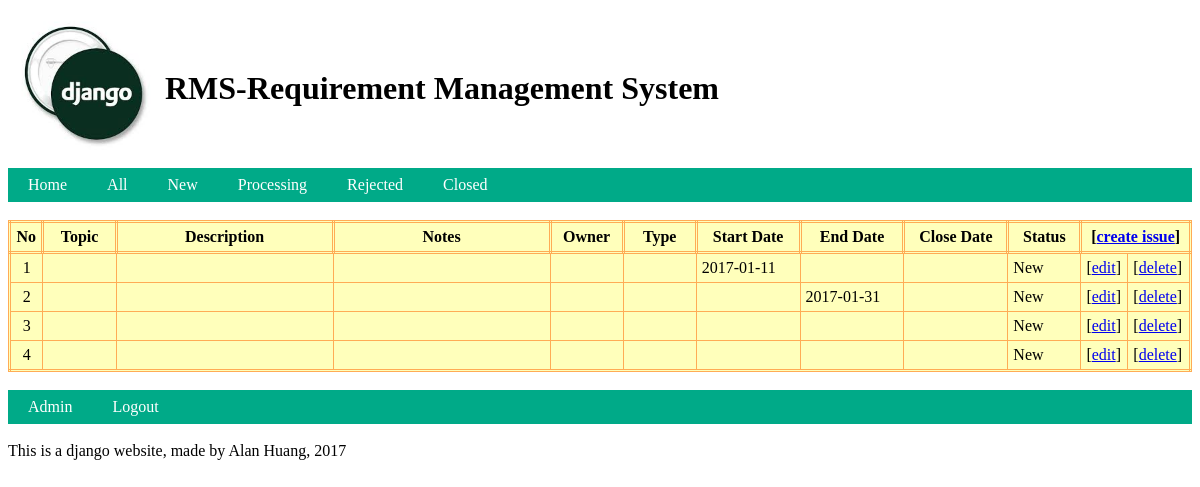
/list/all, run on an earlier commit of the app's database.
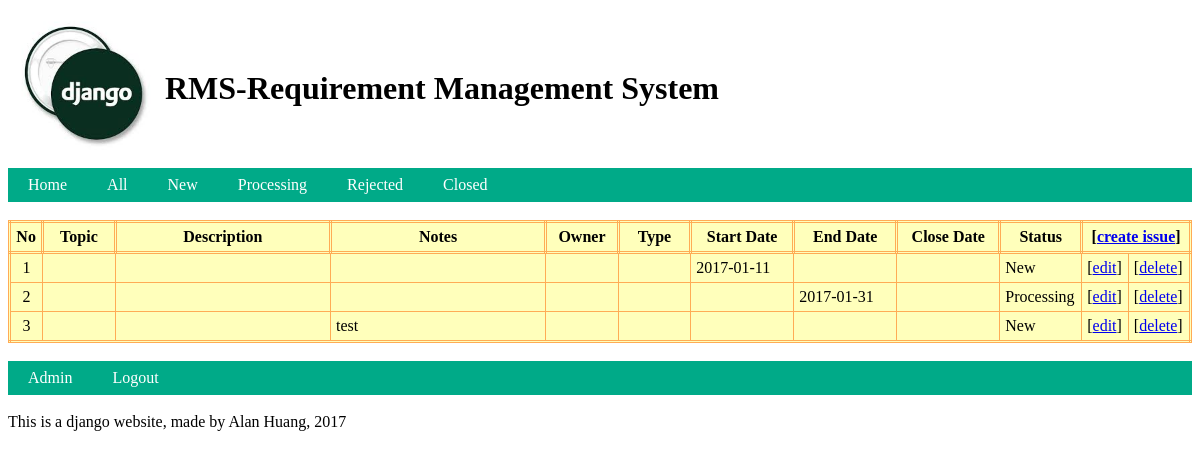
And on a later commit of the database.
### Issue/models.py (models this page shows, shortened)
class Issue(models.Model):
    no = models.AutoField(primary_key=True)
    topic = models.CharField(blank=True,max_length=20)
    desc = models.TextField(blank=True,max_length=255)
    notes = models.TextField(blank=True,max_length=255)
    type = models.CharField(blank=True,max_length=10)
    owner = models.CharField(blank=True,max_length=20)
    start_date = models.CharField(blank=True,max_length=10)
    end_date = models.CharField(blank=True,max_length=10)
    close_date = models.CharField(blank=True,max_length=10)
    status = models.CharField(blank=True,max_length=20)
    sys_time = models.DateTimeField(blank=True,default=datetime.now, editable = False)

### Issue/views.py (the view)
# urls.py: url(r'^list/(\w+)$',issue_list),
def issue_list(request, criteria ):
    template = get_template('issue_list.html')
    if criteria == 'all':
        all = Issue.objects.all()
    else:
        all = Issue.objects.filter(status = criteria)
    now = datetime.now
    html = template.render(locals())
    return HttpResponse(html)

### templates/issue_list.html (shortened to what this page needs)
{% extends 'base.html' %}
{% block main %}
<table  id="tbl_issue" width=100% rules="all" cellpadding='5';>
    <tr>
        <th>No</th><th>Topic</th><th>Description</th><th>Notes</th> <th>Owner</th>
        <th>Type</th><th>Start Date</th><th>End Date</th><th>Close Date</th><th>Status</th>
        <th colspan="2"><center>[<a href='/issue/add'>create issue</a>]</center></th>
    </tr>
    {% for issue in all %}
        <tr>
            <td id='td_no'><center>{{issue.no}}</center></td>
            <td id='td_topic'>{{issue.topic}}</td>
            <td id='td_desc'>{{issue.desc}}</td>
            <td id='td_notes'>{{issue.notes}}</td>
            <td id='td_owner'>{{issue.owner}}</td>
            <td id='td_type'>{{issue.type}}</td>
            <td id='td_start_date'>{{issue.start_date}}</td>
            <td id='td_end_date'>{{issue.end_date}}</td>
            <td id='td_close_date'>{{issue.close_date}}</td>
            <td id='td_status'>{{issue.status}}</td>
            <td id='td_edit'>[<a href='/issue/edit/{{issue.no}}'>edit</a>]</td>
            <td id='td_del'>[<a href='/issue/del/{{issue.no}}'>delete</a>]</td>
        </tr>
    {% empty %}
        <p>There is no issue available!</p>
    {% endfor %}
</table>
{%endblock%}

What changed in the data, as far as the page shows it:
removed Issue: no "4", status "New"
changed Issue id 2: status "New" → "Processing"
changed Issue id 3: notes (not shown) → "test"
